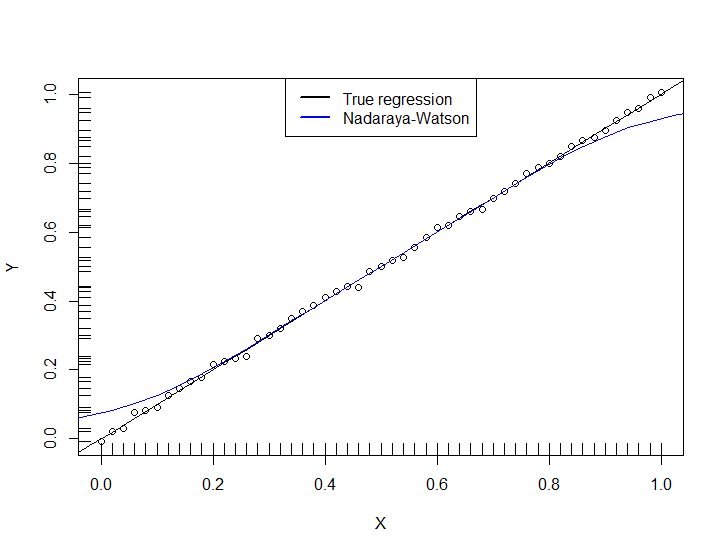

The script that drew this image:
mNW <- function(x, X, Y, h, K = dnorm) {

  Kx <- sapply(X, function(Xi) K((x - Xi) / h) / h)
  
  W <- Kx / rowSums(Kx)
  
  drop(W %*% Y)
}

set.seed(1)
n <- 51
eps <- rnorm(n, mean = 0, sd = 0.01)
m <- function(x) x
X <- seq(from = 0, to = 1, by = 0.02)
Y <- m(X) + eps
xGrid <- seq(-10, 10, l = 500)

h <- 0.1

plot(X, Y)
rug(X, side = 1); rug(Y, side = 2)
lines(xGrid, m(xGrid), col = 1)
lines(xGrid, mNW(x = xGrid, X = X, Y = Y, h = h), col = 'blue')
legend("top", legend = c("True regression", "Nadaraya-Watson"),
       lwd = 2, col = c("black", "blue"))
